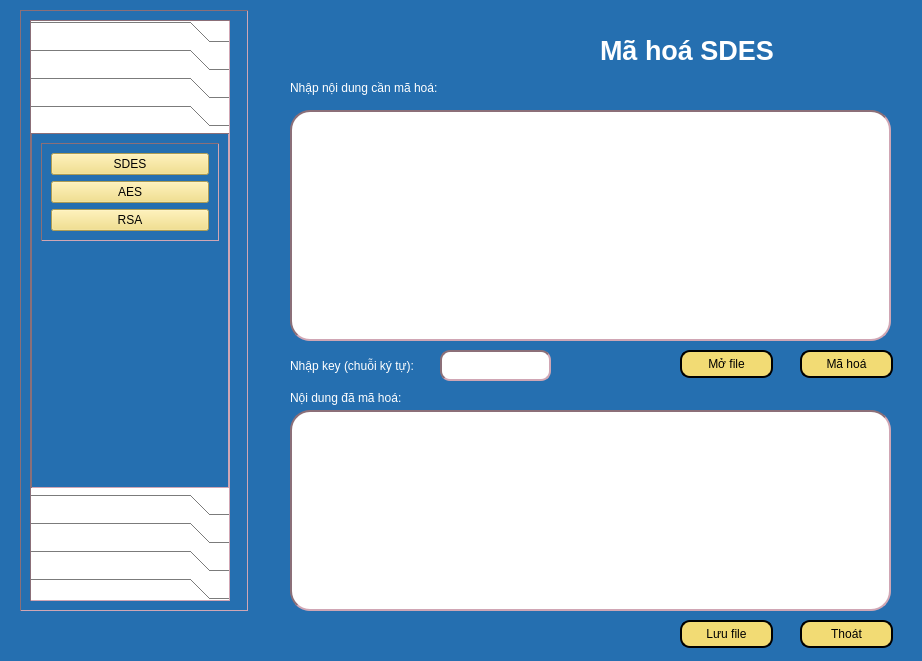
<?xml version="1.0" encoding="UTF-8"?>
<ui version="4.0">
 <class>Dialog</class>
 <widget class="QDialog" name="Dialog">
  <property name="geometry">
   <rect>
    <x>0</x>
    <y>0</y>
    <width>922</width>
    <height>661</height>
   </rect>
  </property>
  <property name="windowTitle">
   <string>Dialog</string>
  </property>
  <property name="styleSheet">
   <string notr="true">background-color:rgb(37, 111, 176);
color:white;</string>
  </property>
  <widget class="QPushButton" name="btnSaveFile">
   <property name="geometry">
    <rect>
     <x>680</x>
     <y>620</y>
     <width>93</width>
     <height>28</height>
    </rect>
   </property>
   <property name="styleSheet">
    <string notr="true">background-color: rgb(242, 219, 116);
border-radius: 10px;
border: 2px solid black;
color:black;</string>
   </property>
   <property name="text">
    <string>Lưu file</string>
   </property>
   <property name="icon">
    <iconset>
     <normaloff>../Icon/icons8-save-file-64.png</normaloff>../Icon/icons8-save-file-64.png</iconset>
   </property>
  </widget>
  <widget class="QLabel" name="label_4">
   <property name="geometry">
    <rect>
     <x>290</x>
     <y>390</y>
     <width>181</width>
     <height>16</height>
    </rect>
   </property>
   <property name="text">
    <string>Nội dung đã mã hoá:</string>
   </property>
  </widget>
  <widget class="QPushButton" name="btnOpenFile">
   <property name="geometry">
    <rect>
     <x>680</x>
     <y>350</y>
     <width>93</width>
     <height>28</height>
    </rect>
   </property>
   <property name="styleSheet">
    <string notr="true">background-color: rgb(242, 219, 116);
border-radius: 10px;
border: 2px solid black;
color:black;</string>
   </property>
   <property name="text">
    <string>Mở file</string>
   </property>
   <property name="icon">
    <iconset>
     <normaloff>../Icon/icons8-open-file-40.png</normaloff>../Icon/icons8-open-file-40.png</iconset>
   </property>
  </widget>
  <widget class="QLabel" name="label_2">
   <property name="geometry">
    <rect>
     <x>290</x>
     <y>80</y>
     <width>181</width>
     <height>16</height>
    </rect>
   </property>
   <property name="text">
    <string>Nhập nội dung cần mã hoá:</string>
   </property>
  </widget>
  <widget class="QLabel" name="label_3">
   <property name="geometry">
    <rect>
     <x>290</x>
     <y>350</y>
     <width>131</width>
     <height>31</height>
    </rect>
   </property>
   <property name="text">
    <string>Nhập key (chuỗi ký tự):</string>
   </property>
  </widget>
  <widget class="QTextEdit" name="txtKey">
   <property name="geometry">
    <rect>
     <x>440</x>
     <y>350</y>
     <width>111</width>
     <height>31</height>
    </rect>
   </property>
   <property name="styleSheet">
    <string notr="true">background-color: white;
border: 2px inset #8b6f78;
border-radius:10px;
color:black;</string>
   </property>
  </widget>
  <widget class="QPushButton" name="btnMaHoa">
   <property name="geometry">
    <rect>
     <x>800</x>
     <y>350</y>
     <width>93</width>
     <height>28</height>
    </rect>
   </property>
   <property name="styleSheet">
    <string notr="true">background-color: rgb(242, 219, 116);
border-radius: 10px;
border: 2px solid black;
color:black;</string>
   </property>
   <property name="text">
    <string>Mã hoá</string>
   </property>
   <property name="icon">
    <iconset>
     <normaloff>../Icon/icons8-encode-32.png</normaloff>../Icon/icons8-encode-32.png</iconset>
   </property>
  </widget>
  <widget class="QLabel" name="label">
   <property name="geometry">
    <rect>
     <x>600</x>
     <y>10</y>
     <width>211</width>
     <height>81</height>
    </rect>
   </property>
   <property name="font">
    <font>
     <pointsize>20</pointsize>
     <weight>75</weight>
     <bold>true</bold>
    </font>
   </property>
   <property name="text">
    <string>Mã hoá SDES</string>
   </property>
  </widget>
  <widget class="QTextEdit" name="txtCiphertext">
   <property name="geometry">
    <rect>
     <x>290</x>
     <y>410</y>
     <width>601</width>
     <height>201</height>
    </rect>
   </property>
   <property name="styleSheet">
    <string notr="true">background-color: white;
border: 2px inset #8b6f78;
border-radius:20px;
color:black;</string>
   </property>
  </widget>
  <widget class="QTextEdit" name="txtPlaintext">
   <property name="geometry">
    <rect>
     <x>290</x>
     <y>110</y>
     <width>601</width>
     <height>231</height>
    </rect>
   </property>
   <property name="styleSheet">
    <string notr="true">background-color: white;
border: 2px inset #8b6f78;
border-radius:20px;
color:black;</string>
   </property>
  </widget>
  <widget class="QPushButton" name="btnClose">
   <property name="geometry">
    <rect>
     <x>800</x>
     <y>620</y>
     <width>93</width>
     <height>28</height>
    </rect>
   </property>
   <property name="styleSheet">
    <string notr="true">background-color: rgb(242, 219, 116);
border-radius: 10px;
border: 2px solid black;
color:black;</string>
   </property>
   <property name="text">
    <string>Thoát</string>
   </property>
   <property name="icon">
    <iconset>
     <normaloff>../Icon/icons8-exit-50.png</normaloff>../Icon/icons8-exit-50.png</iconset>
   </property>
  </widget>
  <widget class="QFrame" name="frame">
   <property name="geometry">
    <rect>
     <x>20</x>
     <y>10</y>
     <width>228</width>
     <height>601</height>
    </rect>
   </property>
   <property name="styleSheet">
    <string notr="true">QFrame {
  border-width: 1px;
  border: 1px inset #8b6f78;
}</string>
   </property>
   <property name="frameShape">
    <enum>QFrame::StyledPanel</enum>
   </property>
   <property name="frameShadow">
    <enum>QFrame::Raised</enum>
   </property>
   <layout class="QVBoxLayout" name="verticalLayout_8">
    <item>
     <widget class="QToolBox" name="toolBox">
      <property name="enabled">
       <bool>true</bool>
      </property>
      <property name="sizePolicy">
       <sizepolicy hsizetype="Preferred" vsizetype="Preferred">
        <horstretch>0</horstretch>
        <verstretch>0</verstretch>
       </sizepolicy>
      </property>
      <property name="maximumSize">
       <size>
        <width>200</width>
        <height>16777215</height>
       </size>
      </property>
      <property name="layoutDirection">
       <enum>Qt::LeftToRight</enum>
      </property>
      <property name="styleSheet">
       <string notr="true">QPushButton {
  background-color: #FFC4D0;
}
QToolBox {
 background-color: #FFFFFF;;
  color: #EEEEEE;
}</string>
      </property>
      <property name="currentIndex">
       <number>3</number>
      </property>
      <widget class="QWidget" name="page">
       <property name="geometry">
        <rect>
         <x>0</x>
         <y>0</y>
         <width>119</width>
         <height>74</height>
        </rect>
       </property>
       <attribute name="label">
        <string>Mã hóa chuyển vị</string>
       </attribute>
       <layout class="QVBoxLayout" name="verticalLayout_3">
        <item alignment="Qt::AlignTop">
         <widget class="QFrame" name="frame_6">
          <property name="frameShape">
           <enum>QFrame::StyledPanel</enum>
          </property>
          <property name="frameShadow">
           <enum>QFrame::Raised</enum>
          </property>
          <layout class="QVBoxLayout" name="verticalLayout_5">
           <property name="leftMargin">
            <number>11</number>
           </property>
           <property name="topMargin">
            <number>11</number>
           </property>
           <property name="rightMargin">
            <number>11</number>
           </property>
           <property name="bottomMargin">
            <number>11</number>
           </property>
           <item>
            <widget class="QPushButton" name="actionHai_dong_MaHoa">
             <property name="styleSheet">
              <string notr="true">background-color: rgb(242, 219, 116);
color:black;</string>
             </property>
             <property name="text">
              <string>Chuyển vị hai dòng</string>
             </property>
            </widget>
           </item>
           <item>
            <widget class="QPushButton" name="actionNhieu_dong_MaHoa">
             <property name="styleSheet">
              <string notr="true">background-color: rgb(242, 219, 116);
color:black;</string>
             </property>
             <property name="text">
              <string>Chuyển vị nhiều dòng</string>
             </property>
            </widget>
           </item>
          </layout>
         </widget>
        </item>
       </layout>
      </widget>
      <widget class="QWidget" name="page_2">
       <property name="geometry">
        <rect>
         <x>0</x>
         <y>0</y>
         <width>98</width>
         <height>106</height>
        </rect>
       </property>
       <attribute name="label">
        <string>Mã hóa thay thế</string>
       </attribute>
       <layout class="QVBoxLayout" name="verticalLayout_4">
        <item alignment="Qt::AlignTop">
         <widget class="QFrame" name="frame_10">
          <property name="frameShape">
           <enum>QFrame::StyledPanel</enum>
          </property>
          <property name="frameShadow">
           <enum>QFrame::Raised</enum>
          </property>
          <layout class="QVBoxLayout" name="verticalLayout_6">
           <item>
            <widget class="QPushButton" name="actionCeasar_MaHoa">
             <property name="styleSheet">
              <string notr="true">background-color: rgb(242, 219, 116);
color:black;</string>
             </property>
             <property name="text">
              <string>Ceasar</string>
             </property>
            </widget>
           </item>
           <item>
            <widget class="QPushButton" name="actionVignere_MaHoa">
             <property name="styleSheet">
              <string notr="true">background-color: rgb(242, 219, 116);
color:black;</string>
             </property>
             <property name="text">
              <string>Vignere</string>
             </property>
            </widget>
           </item>
           <item>
            <widget class="QPushButton" name="actionBelasco_MaHoa">
             <property name="styleSheet">
              <string notr="true">background-color: rgb(242, 219, 116);
color:black;</string>
             </property>
             <property name="text">
              <string>Belasco</string>
             </property>
            </widget>
           </item>
           <item>
            <widget class="QPushButton" name="actionTrithemius_MaHoa">
             <property name="styleSheet">
              <string notr="true">background-color: rgb(242, 219, 116);
color:black;</string>
             </property>
             <property name="text">
              <string>Trithemius</string>
             </property>
            </widget>
           </item>
          </layout>
         </widget>
        </item>
       </layout>
      </widget>
      <widget class="QWidget" name="page_3">
       <property name="geometry">
        <rect>
         <x>0</x>
         <y>0</y>
         <width>98</width>
         <height>106</height>
        </rect>
       </property>
       <attribute name="label">
        <string>Mã hóa XOR</string>
       </attribute>
       <layout class="QVBoxLayout" name="verticalLayout_7">
        <item alignment="Qt::AlignTop">
         <widget class="QFrame" name="frame_11">
          <property name="frameShape">
           <enum>QFrame::StyledPanel</enum>
          </property>
          <property name="frameShadow">
           <enum>QFrame::Raised</enum>
          </property>
          <layout class="QVBoxLayout" name="verticalLayout_9">
           <item>
            <widget class="QPushButton" name="actionXORCeasar_MaHoa">
             <property name="styleSheet">
              <string notr="true">background-color: rgb(242, 219, 116);
color:black;</string>
             </property>
             <property name="text">
              <string>Ceasar</string>
             </property>
            </widget>
           </item>
           <item>
            <widget class="QPushButton" name="actionXORVignere_MaHoa">
             <property name="styleSheet">
              <string notr="true">background-color: rgb(242, 219, 116);
color:black;</string>
             </property>
             <property name="text">
              <string>Vignere</string>
             </property>
            </widget>
           </item>
           <item>
            <widget class="QPushButton" name="actionXORBelasco_MaHoa">
             <property name="styleSheet">
              <string notr="true">background-color: rgb(242, 219, 116);
color:black;</string>
             </property>
             <property name="text">
              <string>Belasco</string>
             </property>
            </widget>
           </item>
           <item>
            <widget class="QPushButton" name="actionXORTrithemius_MaHoa">
             <property name="styleSheet">
              <string notr="true">background-color: rgb(242, 219, 116);
color:black;</string>
             </property>
             <property name="text">
              <string>Trithemius</string>
             </property>
            </widget>
           </item>
          </layout>
         </widget>
        </item>
       </layout>
      </widget>
      <widget class="QWidget" name="page_4">
       <property name="geometry">
        <rect>
         <x>0</x>
         <y>0</y>
         <width>196</width>
         <height>407</height>
        </rect>
       </property>
       <attribute name="label">
        <string>Mã hóa hiện đại</string>
       </attribute>
       <layout class="QVBoxLayout" name="verticalLayout_11">
        <item alignment="Qt::AlignTop">
         <widget class="QFrame" name="frame_12">
          <property name="frameShape">
           <enum>QFrame::StyledPanel</enum>
          </property>
          <property name="frameShadow">
           <enum>QFrame::Raised</enum>
          </property>
          <layout class="QVBoxLayout" name="verticalLayout_10">
           <item>
            <widget class="QPushButton" name="actionDES_MaHoa">
             <property name="styleSheet">
              <string notr="true">background-color: rgb(242, 219, 116);
color:black;</string>
             </property>
             <property name="text">
              <string>SDES</string>
             </property>
            </widget>
           </item>
           <item>
            <widget class="QPushButton" name="actionAES_MaHoa">
             <property name="styleSheet">
              <string notr="true">background-color: rgb(242, 219, 116);
color:black;</string>
             </property>
             <property name="text">
              <string>AES</string>
             </property>
            </widget>
           </item>
           <item>
            <widget class="QPushButton" name="actionRSA_MaHoa">
             <property name="styleSheet">
              <string notr="true">background-color: rgb(242, 219, 116);
color:black;</string>
             </property>
             <property name="text">
              <string>RSA</string>
             </property>
            </widget>
           </item>
          </layout>
         </widget>
        </item>
       </layout>
      </widget>
      <widget class="QWidget" name="page_5">
       <property name="geometry">
        <rect>
         <x>0</x>
         <y>0</y>
         <width>119</width>
         <height>74</height>
        </rect>
       </property>
       <attribute name="label">
        <string>Giải mã chuyển vị</string>
       </attribute>
       <layout class="QVBoxLayout" name="verticalLayout_18">
        <item alignment="Qt::AlignTop">
         <widget class="QFrame" name="frame_13">
          <property name="frameShape">
           <enum>QFrame::StyledPanel</enum>
          </property>
          <property name="frameShadow">
           <enum>QFrame::Raised</enum>
          </property>
          <layout class="QVBoxLayout" name="verticalLayout_19">
           <property name="leftMargin">
            <number>11</number>
           </property>
           <property name="topMargin">
            <number>11</number>
           </property>
           <property name="rightMargin">
            <number>11</number>
           </property>
           <property name="bottomMargin">
            <number>11</number>
           </property>
           <item>
            <widget class="QPushButton" name="actionHai_dong_GiaiMa">
             <property name="styleSheet">
              <string notr="true">background-color: rgb(242, 219, 116);
color:black;</string>
             </property>
             <property name="text">
              <string>Chuyển vị 2 dòng</string>
             </property>
            </widget>
           </item>
           <item>
            <widget class="QPushButton" name="actionNhieu_dong_GiaiMa">
             <property name="styleSheet">
              <string notr="true">background-color: rgb(242, 219, 116);
color:black;</string>
             </property>
             <property name="text">
              <string>Chuyển vị nhiều dòng</string>
             </property>
            </widget>
           </item>
          </layout>
         </widget>
        </item>
       </layout>
      </widget>
      <widget class="QWidget" name="page_6">
       <property name="geometry">
        <rect>
         <x>0</x>
         <y>0</y>
         <width>98</width>
         <height>116</height>
        </rect>
       </property>
       <attribute name="label">
        <string>Giải mã thay thế</string>
       </attribute>
       <layout class="QVBoxLayout" name="verticalLayout_20">
        <item alignment="Qt::AlignTop">
         <widget class="QFrame" name="frame_18">
          <property name="frameShape">
           <enum>QFrame::StyledPanel</enum>
          </property>
          <property name="frameShadow">
           <enum>QFrame::Raised</enum>
          </property>
          <layout class="QVBoxLayout" name="verticalLayout_21">
           <property name="leftMargin">
            <number>11</number>
           </property>
           <property name="topMargin">
            <number>11</number>
           </property>
           <property name="rightMargin">
            <number>11</number>
           </property>
           <property name="bottomMargin">
            <number>11</number>
           </property>
           <item>
            <widget class="QPushButton" name="actionCeasar_GiaiMa">
             <property name="styleSheet">
              <string notr="true">background-color: rgb(242, 219, 116);
color:black;</string>
             </property>
             <property name="text">
              <string>Ceasar</string>
             </property>
            </widget>
           </item>
           <item>
            <widget class="QPushButton" name="actionVignere_GiaiMa">
             <property name="styleSheet">
              <string notr="true">background-color: rgb(242, 219, 116);
color:black;</string>
             </property>
             <property name="text">
              <string>Vignere</string>
             </property>
            </widget>
           </item>
           <item>
            <widget class="QPushButton" name="actionBelasco_GiaiMa">
             <property name="styleSheet">
              <string notr="true">background-color: rgb(242, 219, 116);
color:black;</string>
             </property>
             <property name="text">
              <string>Belasco</string>
             </property>
            </widget>
           </item>
           <item>
            <widget class="QPushButton" name="actionTrithemius_GiaiMa">
             <property name="styleSheet">
              <string notr="true">background-color: rgb(242, 219, 116);
color:black;</string>
             </property>
             <property name="text">
              <string>Trithemius</string>
             </property>
            </widget>
           </item>
          </layout>
         </widget>
        </item>
       </layout>
      </widget>
      <widget class="QWidget" name="page_7">
       <property name="geometry">
        <rect>
         <x>0</x>
         <y>0</y>
         <width>98</width>
         <height>116</height>
        </rect>
       </property>
       <attribute name="label">
        <string>Giải mã XOR</string>
       </attribute>
       <layout class="QVBoxLayout" name="verticalLayout_22">
        <item alignment="Qt::AlignTop">
         <widget class="QFrame" name="frame_19">
          <property name="frameShape">
           <enum>QFrame::StyledPanel</enum>
          </property>
          <property name="frameShadow">
           <enum>QFrame::Raised</enum>
          </property>
          <layout class="QVBoxLayout" name="verticalLayout_23">
           <property name="leftMargin">
            <number>11</number>
           </property>
           <property name="topMargin">
            <number>11</number>
           </property>
           <property name="rightMargin">
            <number>11</number>
           </property>
           <property name="bottomMargin">
            <number>11</number>
           </property>
           <item>
            <widget class="QPushButton" name="actionXORCeasar_GiaiMa">
             <property name="styleSheet">
              <string notr="true">background-color: rgb(242, 219, 116);
color:black;</string>
             </property>
             <property name="text">
              <string>Ceasar</string>
             </property>
            </widget>
           </item>
           <item>
            <widget class="QPushButton" name="actionXORVignere_GiaiMa">
             <property name="styleSheet">
              <string notr="true">background-color: rgb(242, 219, 116);
color:black;</string>
             </property>
             <property name="text">
              <string>Vignere</string>
             </property>
            </widget>
           </item>
           <item>
            <widget class="QPushButton" name="actionXORBelasco_GiaiMa">
             <property name="styleSheet">
              <string notr="true">background-color: rgb(242, 219, 116);
color:black;</string>
             </property>
             <property name="text">
              <string>Belasco</string>
             </property>
            </widget>
           </item>
           <item>
            <widget class="QPushButton" name="actionXORTrithemius_GiaiMa">
             <property name="styleSheet">
              <string notr="true">background-color: rgb(242, 219, 116);
color:black;</string>
             </property>
             <property name="text">
              <string>Trithemius</string>
             </property>
            </widget>
           </item>
          </layout>
         </widget>
        </item>
       </layout>
      </widget>
      <widget class="QWidget" name="page_8">
       <property name="geometry">
        <rect>
         <x>0</x>
         <y>0</y>
         <width>98</width>
         <height>85</height>
        </rect>
       </property>
       <attribute name="label">
        <string>Giải mã hiện đại</string>
       </attribute>
       <layout class="QVBoxLayout" name="verticalLayout_24">
        <item alignment="Qt::AlignTop">
         <widget class="QFrame" name="frame_20">
          <property name="frameShape">
           <enum>QFrame::StyledPanel</enum>
          </property>
          <property name="frameShadow">
           <enum>QFrame::Raised</enum>
          </property>
          <layout class="QVBoxLayout" name="verticalLayout_25">
           <item>
            <widget class="QPushButton" name="actionDES_GiaiMa">
             <property name="styleSheet">
              <string notr="true">background-color: rgb(242, 219, 116);
color:black;</string>
             </property>
             <property name="text">
              <string>SDES</string>
             </property>
            </widget>
           </item>
           <item>
            <widget class="QPushButton" name="actionAES_GiaiMa">
             <property name="styleSheet">
              <string notr="true">background-color: rgb(242, 219, 116);
color:black;</string>
             </property>
             <property name="text">
              <string>AES</string>
             </property>
            </widget>
           </item>
           <item>
            <widget class="QPushButton" name="actionRSA_GiaiMa">
             <property name="styleSheet">
              <string notr="true">background-color: rgb(242, 219, 116);
color:black;</string>
             </property>
             <property name="text">
              <string>RSA</string>
             </property>
            </widget>
           </item>
          </layout>
         </widget>
        </item>
       </layout>
      </widget>
     </widget>
    </item>
   </layout>
  </widget>
 </widget>
 <resources/>
 <connections/>
</ui>
